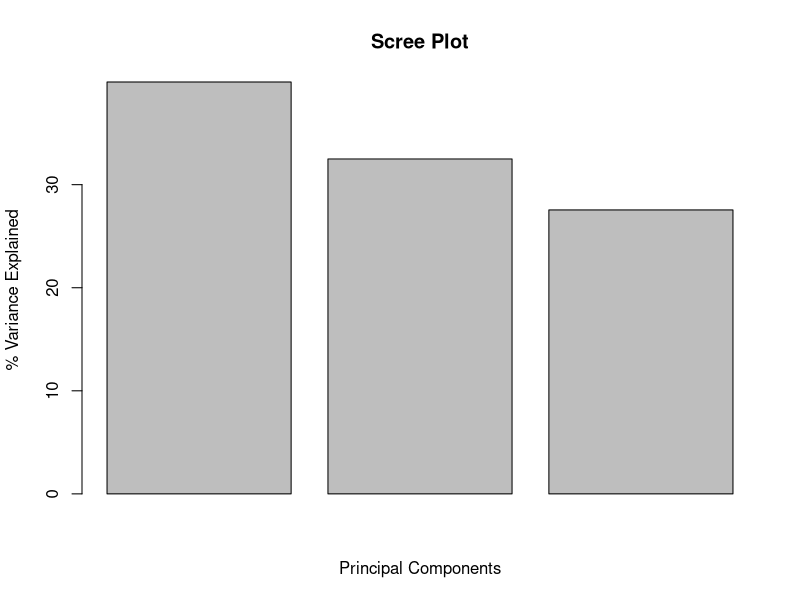
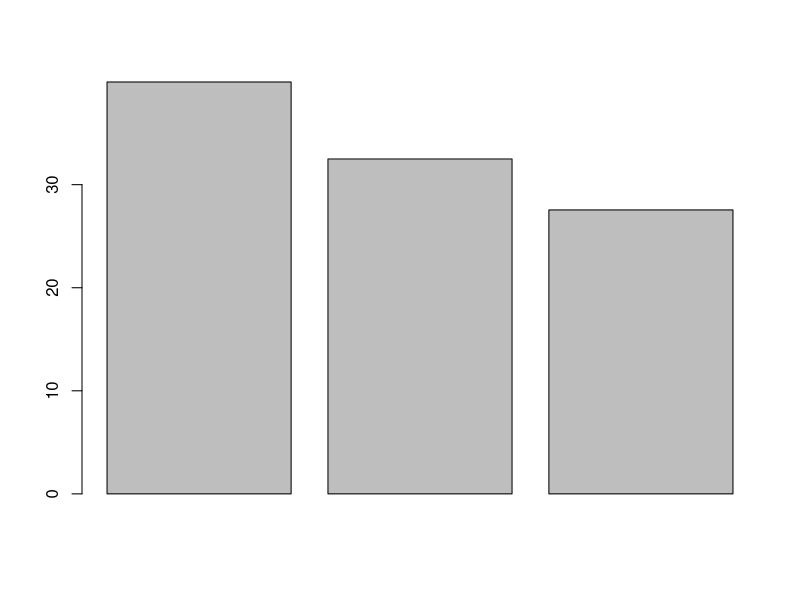
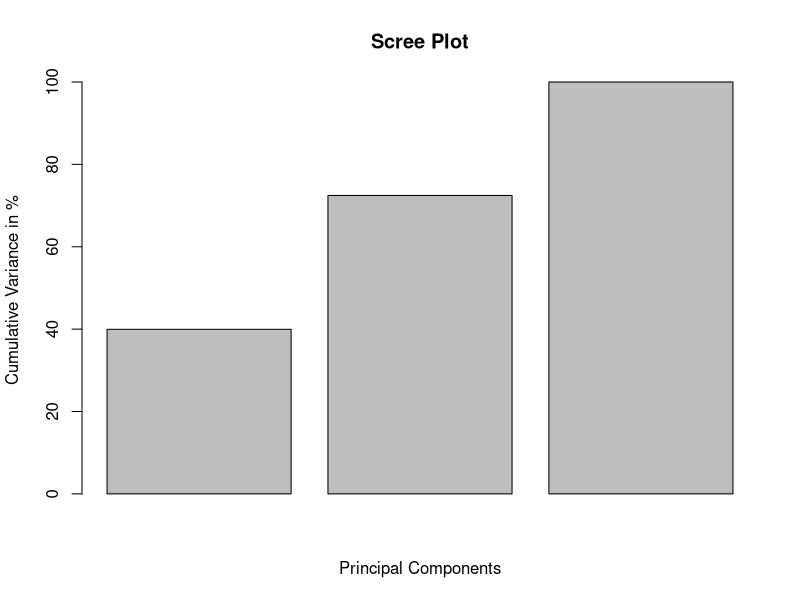
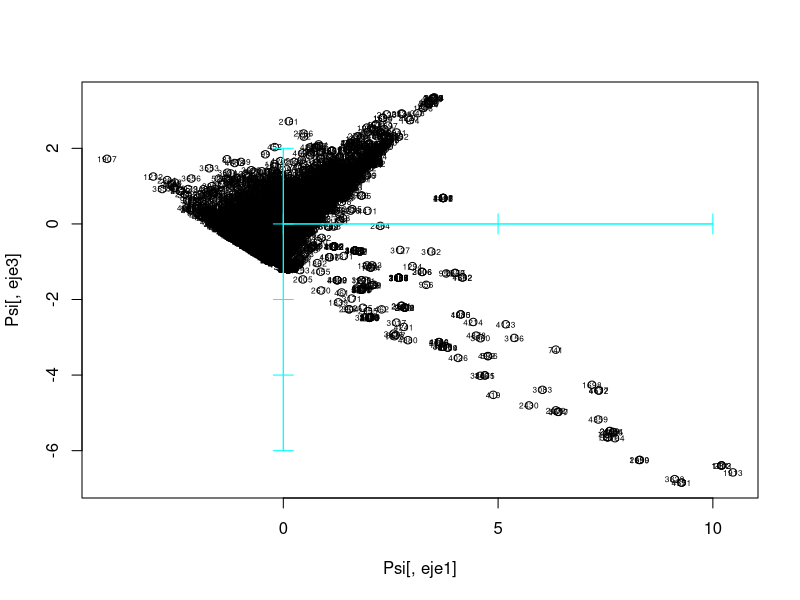
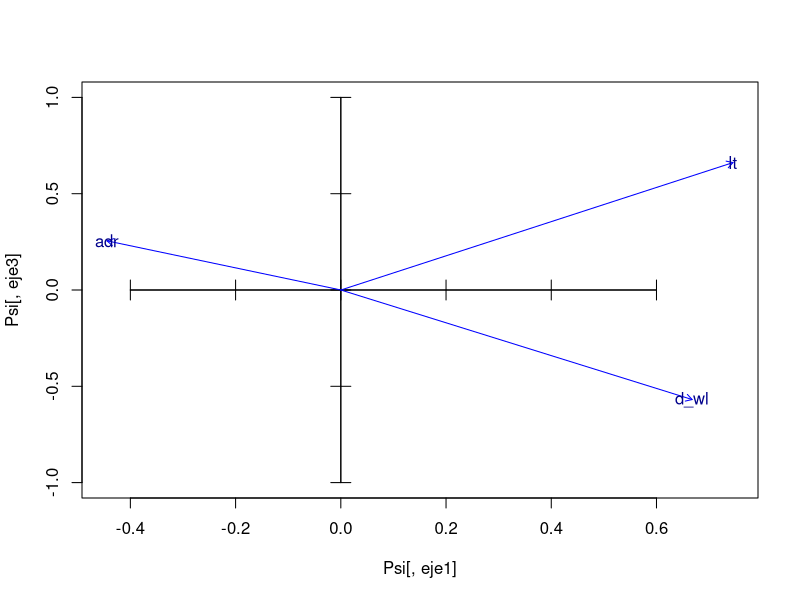
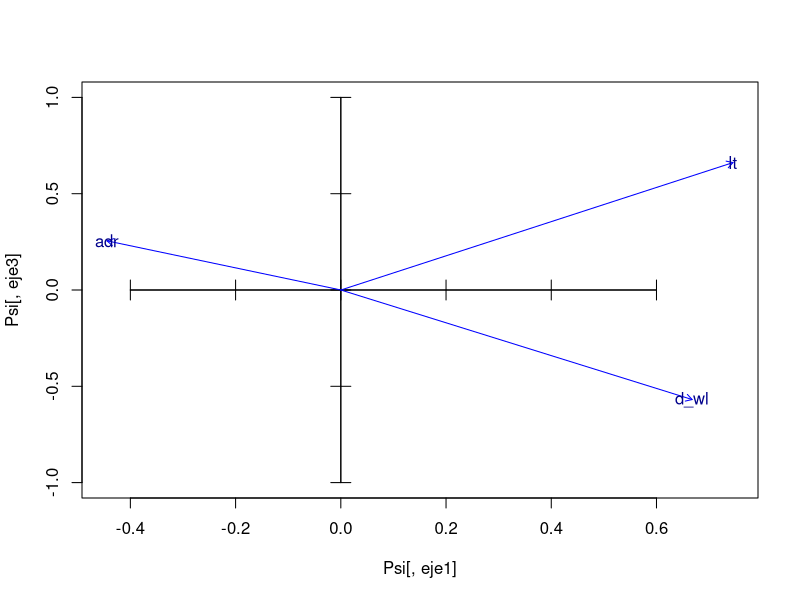
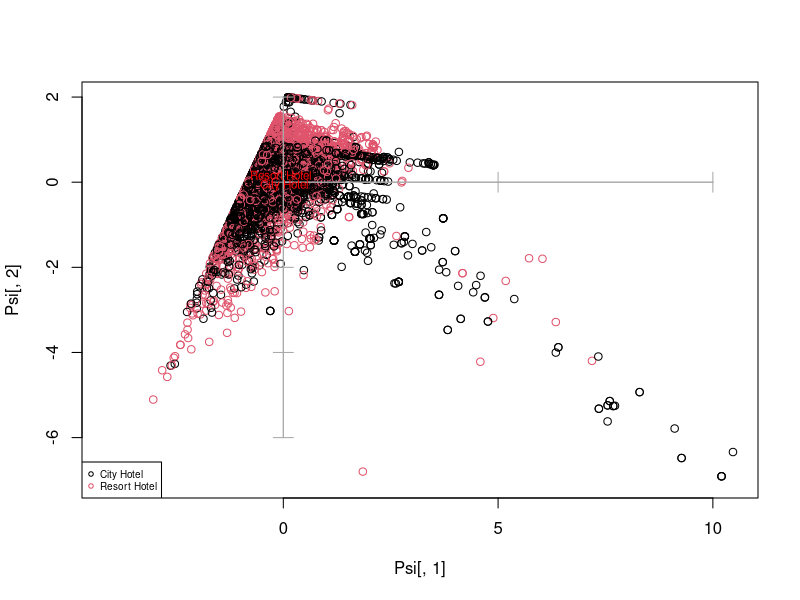
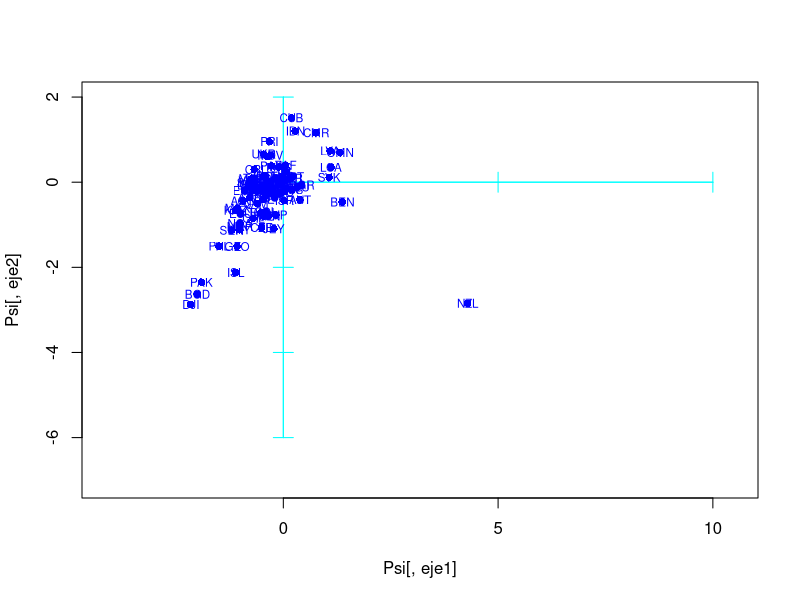

R code for these plots, in order: (Note: this script raises an error after producing the figures.)
#PREREQUISITES: 
#factors are properly labelled and reading data makes R to directly recognize them
#Numerical variables do not contain missing values anymore. They have been imputed in preprocessing step

# setwd("/home/alex/Pictures/")
setwd("/Users/marosbednar/Library/CloudStorage/OneDrive-SlovenskátechnickáuniverzitavBratislave/Skola/Datamining")

dd <- read.table("BookingClean.csv",header=T, sep=";", stringsAsFactors = TRUE);

objects()
attributes(dd)

#
# VISUALISATION OF DATA
#
# PRINCIPAL COMPONENT ANALYSIS OF CONTINcUOUS VARIABLES, WITH Dictamen PROJECTED AS ILLUSTRATIVE
#

# CREATION OF THE DATA FRAME OF CONTINUOUS VARIABLES

attach(dd)
names(dd)

#is R understanding well my factor variables?
sapply(dd,class)

#set a list of numerical variables (with no missing values)

library(dplyr)

dd <- dd %>%
  mutate(
    # arr_y = as.factor(arr_y),
    arr_m = as.factor(arr_m),
    arr_wn = as.factor(arr_wn),
    can = as.factor(can),
  )

#month_names <- c("January", "February", "March", "April", "May", "June", 
#                 "July", "August", "September", "October", "November", "December")
#dd$arr_m <- factor(dd$arr_m, labels = month_names)

numeriques<-which(sapply(dd,is.numeric))
numeriques

# exclude columns that were merged into other columns
excluded_cols <- c("s_wend_n", "s_wday_n", "adults", "children", "babies")
numeriques <- numeriques[!names(dd)[numeriques] %in% excluded_cols]
numeriques

# Create an array of the names of numerical columns
numeriques_names <- names(dd)[numeriques]
numeriques_names

dcon<-dd[,numeriques]
sapply(dcon,class)

#dcon <- data.frame (Antiguedad.Trabajo,Plazo,Edad,Gastos,Ingresos,Patrimonio,Cargas.patrimoniales,Importe.solicitado,Precio.del.bien.financiado,Estalvi, RatiFin)

#alternatively
#dim(dd)
#indexCon<-c(2,4:5,9:16)
#dcon<-dd[,indexCon]
#names(dcon)

#be sure you don't have missing data in your numerical variables.

#in case of having missing data, select complete rows JUST TO FOLLOW THE CLASS
#dd<-dd[!is.na(dd[,indecCon[1]])& !is.na(dd[,indecCon[2]]) & !is.na(dd[,indecCon[3]])& !is.na(dd[,indecCon[4]]),]
#then preprocess your complete data set to IMPUTE all missing data, and reproduce
#the whole analysis again
# PRINCIPAL COMPONENT ANALYSIS OF dcon

pc1 <- prcomp(dcon, scale=TRUE)
class(pc1)
attributes(pc1)

print(pc1)

str(pc1)

# 7) Inspect the variance each component explains
variances <- pc1$sdev^2
prop_var_explained <- variances / sum(variances)
prop_var_explained

barplot(100*prop_var_explained,
        main="Scree Plot",
        xlab="Principal Components",
        ylab="% Variance Explained")


# WHICH PERCENTAGE OF THE TOTAL INERTIA IS REPRESENTED IN SUBSPACES?

pc1$sdev
inerProj<- pc1$sdev^2 
inerProj
totalIner<- sum(inerProj)
totalIner
pinerEix<- 100*inerProj/totalIner
pinerEix
barplot(pinerEix)

#Cummulated Inertia in subspaces, from first principal component to the 11th dimension subspace
barplot(100*cumsum(pc1$sdev[1:dim(dcon)[2]]^2)/dim(dcon)[2],
        main="Scree Plot",
        xlab="Principal Components",
        ylab="Cumulative Variance in %")
percInerAccum<-100*cumsum(pc1$sdev[1:dim(dcon)[2]]^2)/dim(dcon)[2]
percInerAccum


# SELECTION OF THE SINGIFICNT DIMENSIONS (keep 80% of total inertia)

nd = 3

print(pc1)
attributes(pc1)
pc1$rotation

# STORAGE OF THE EIGENVALUES, EIGENVECTORS AND PROJECTIONS IN THE nd DIMENSIONS
View(pc1$x)
dim(pc1$x)
dim(dcon)
dcon[2000,]
pc1$x[2000,]

Psi = pc1$x[,1:nd]
dim(Psi)
Psi[2000,]

# STORAGE OF LABELS FOR INDIVIDUALS AND VARIABLES

iden = row.names(dcon)
etiq = names(dcon)
ze = rep(0,length(etiq)) # WE WILL NEED THIS VECTOR AFTERWARDS FOR THE GRAPHICS
 
# PLOT OF INDIVIDUALS

#select your axis
eje1<-1
eje2<-2
eje3<-3

plot(Psi[,eje1],Psi[,eje3])
text(Psi[,eje1],Psi[,eje3],labels=iden, cex=0.5)
axis(side=1, pos= 0, labels = F, col="cyan")
axis(side=3, pos= 0, labels = F, col="cyan")
axis(side=2, pos= 0, labels = F, col="cyan")
axis(side=4, pos= 0, labels = F, col="cyan")

# install.packages("rgl")
# library(rgl)
# plot3d(Psi[,1],Psi[,2],Psi[,3])

# Projection of variables

Phi = cor(dcon,Psi)
View(Phi)

#select your axis

X<-Phi[,eje1]
Y<-Phi[,eje3]

# Maros - we need ZOOMS of this arrows only
# plot(Psi[,eje1],Psi[,eje2],type="n")
# axis(side=1, pos= 0, labels = F)
# axis(side=3, pos= 0, labels = F)
# axis(side=2, pos= 0, labels = F)
# axis(side=4, pos= 0, labels = F)
# arrows(ze, ze, X, Y, length = 0.07,col="blue")
# text(X,Y,labels=etiq,col="darkblue", cex=0.7)

#zooms 1
X<-Phi[,eje1]
Y<-Phi[,eje3]
plot(Psi[,eje1],Psi[,eje3],type="n",xlim=c(min(X,0),max(X,0)), ylim=c(-1,1))
axis(side=1, pos= 0, labels = F)
axis(side=3, pos= 0, labels = F)
axis(side=2, pos= 0, labels = F)
axis(side=4, pos= 0, labels = F)
arrows(ze, ze, X, Y, length = 0.07,col="blue")
text(X,Y,labels=etiq,col="darkblue", cex=1.0)

#zooms 2
X<-Phi[,eje1]
Y<-Phi[,eje3]
plot(Psi[,eje1],Psi[,eje3],type="n",xlim=c(min(X,0),max(X,0)), ylim=c(-1,1))
axis(side=1, pos= 0, labels = F)
axis(side=3, pos= 0, labels = F)
axis(side=2, pos= 0, labels = F)
axis(side=4, pos= 0, labels = F)
arrows(ze, ze, X, Y, length = 0.07,col="blue")
text(X,Y,labels=etiq,col="darkblue", cex=1.0)

# PROJECTION OF ILLUSTRATIVE qualitative variables on individuals' map
# PROJECCI? OF INDIVIDUALS DIFFERENTIATING THE Dictamen
# (we need a numeric Dictamen to color)

varcat=factor(dd[,1])
plot(Psi[,1],Psi[,2],col=varcat)
axis(side=1, pos= 0, labels = F, col="darkgray")
axis(side=3, pos= 0, labels = F, col="darkgray")
axis(side=2, pos= 0, labels = F, col="darkgray")
axis(side=4, pos= 0, labels = F, col="darkgray")

legend("bottomleft",levels(factor(varcat)),pch=1,col=c(1,2), cex=0.6)

#select your qualitative variable
k<-1 #dictamen in credsco

varcat<-factor(dd[,k])
fdic1 = tapply(Psi[,eje1],varcat,mean)
fdic2 = tapply(Psi[,eje2],varcat,mean) 
#points(fdic1,fdic2,pch=16,col="blue", labels=levels(varcat))
text(fdic1,fdic2,labels=levels(varcat),col="RED", cex=0.7)


#Now we project both cdgs of levels of a selected qualitative variable without
#representing the individual anymore

plot(Psi[,eje1],Psi[,eje2],type="n")
axis(side=1, pos= 0, labels = F, col="cyan")
axis(side=3, pos= 0, labels = F, col="cyan")
axis(side=2, pos= 0, labels = F, col="cyan")
axis(side=4, pos= 0, labels = F, col="cyan")

#select your qualitative variable
k<-12 #dictamen in credsco

varcat<-dd[,k]
fdic1 = tapply(Psi[,eje1],varcat,mean)
fdic2 = tapply(Psi[,eje2],varcat,mean) 

points(fdic1,fdic2,pch=16,col="blue", labels=levels(varcat))
text(fdic1,fdic2,labels=levels(varcat),col="blue", cex=0.7)

# START IMPORTANT1

#all qualitative together
plot(Psi[,eje1],Psi[,eje2],type="n")
axis(side=1, pos= 0, labels = F, col="cyan")
axis(side=3, pos= 0, labels = F, col="cyan")
axis(side=2, pos= 0, labels = F, col="cyan")
axis(side=4, pos= 0, labels = F, col="cyan")

#nominal qualitative variables

dcat<-c(1,4,10,11,12)
#divide categoricals in several graphs if joint representation saturates

#build a palette with as much colors as qualitative variables 

#colors<-c("blue","red","green","orange","darkgreen")
#alternative
colors<-rainbow(length(dcat))

c<-1
for(k in dcat){
  seguentColor<-colors[c]
  fdic1 = tapply(Psi[,eje1],dd[,k],mean)
  fdic2 = tapply(Psi[,eje2],dd[,k],mean) 
  
  text(fdic1,fdic2,labels=levels(factor(dd[,k])),col=seguentColor, cex=0.9)
  c<-c+1
}
legend("bottomleft",names(dd)[dcat],pch=1,col=colors, cex=0.9)




# START PC1 x PC2
#determine zoom level
#use the scale factor or not depending on the position of centroids
# ES UN FACTOR D'ESCALA PER DIBUIXAR LES FLETXES MES VISIBLES EN EL GRAFIC
fm = round(max(abs(Psi[,1]))) 
fm=20

# wtf is this "U"?
#scale the projected variables
# X<-fm*U[,eje1]
# Y<-fm*U[,eje2]

X<-Phi[,eje1]
Y<-Phi[,eje2]

#represent numerical variables in background
plot(Psi[,eje1],Psi[,eje2],type="n",xlim=c(-1,1), ylim=c(-3,1))
#plot(X,Y,type="none",xlim=c(min(X,0),max(X,0)))
axis(side=1, pos= 0, labels = F, col="cyan")
axis(side=3, pos= 0, labels = F, col="cyan")
axis(side=2, pos= 0, labels = F, col="cyan")
axis(side=4, pos= 0, labels = F, col="cyan")

#add projections of numerical variables in background
arrows(ze, ze, X, Y, length = 0.07,col="black")
text(X,Y,labels=etiq,col="black", cex=0.7)

#add centroids
c<-1
for(k in dcat){
  seguentColor<-colors[c]
  
  fdic1 = tapply(Psi[,eje1],dd[,k],mean)
  fdic2 = tapply(Psi[,eje2],dd[,k],mean) 
  
  #points(fdic1,fdic2,pch=16,col=seguentColor, labels=levels(dd[,k]))
  text(fdic1,fdic2,labels=levels(factor(dd[,k])),col=seguentColor, cex=0.6)
  c<-c+1
}
legend("bottomleft",names(dd)[dcat],pch=1,col=colors, cex=0.6)


#add ordinal qualitative variables. Ensure ordering is the correct
# END PC1 x PC2



# START PC1 x PC3
#determine zoom level
#use the scale factor or not depending on the position of centroids
# ES UN FACTOR D'ESCALA PER DIBUIXAR LES FLETXES MES VISIBLES EN EL GRAFIC
fm = round(max(abs(Psi[,1]))) 
#fm=20

X<-Phi[,eje1]
Y<-Phi[,eje3]

#represent numerical variables in background
plot(Psi[,eje1],Psi[,eje3],type="n",xlim=c(-1,1), ylim=c(-3,1))
#plot(X,Y,type="none",xlim=c(min(X,0),max(X,0)))
axis(side=1, pos= 0, labels = F, col="cyan")
axis(side=3, pos= 0, labels = F, col="cyan")
axis(side=2, pos= 0, labels = F, col="cyan")
axis(side=4, pos= 0, labels = F, col="cyan")

#add projections of numerical variables in background
arrows(ze, ze, X, Y, length = 0.07,col="black")
text(X,Y,labels=etiq,col="black", cex=0.7)

#add centroids
c<-1
for(k in dcat){
  seguentColor<-colors[c]
  
  fdic1 = tapply(Psi[,eje1],dd[,k],mean)
  fdic2 = tapply(Psi[,eje3],dd[,k],mean) 
  
  #points(fdic1,fdic2,pch=16,col=seguentColor, labels=levels(dd[,k]))
  text(fdic1,fdic2,labels=levels(factor(dd[,k])),col=seguentColor, cex=0.6)
  c<-c+1
}
legend("bottomleft",names(dd)[dcat],pch=1,col=colors, cex=0.6)


#add ordinal qualitative variables. Ensure ordering is the correct

# END PC1 x PC3



# START PC2 x PC3
#determine zoom level
#use the scale factor or not depending on the position of centroids
# ES UN FACTOR D'ESCALA PER DIBUIXAR LES FLETXES MES VISIBLES EN EL GRAFIC
fm = round(max(abs(Psi[,2]))) 
#fm=20

X<-Phi[,eje2]
Y<-Phi[,eje3]

#represent numerical variables in background
plot(Psi[,eje2],Psi[,eje3],type="n",xlim=c(-1,1), ylim=c(-3,1))
#plot(X,Y,type="none",xlim=c(min(X,0),max(X,0)))
axis(side=1, pos= 0, labels = F, col="cyan")
axis(side=3, pos= 0, labels = F, col="cyan")
axis(side=2, pos= 0, labels = F, col="cyan")
axis(side=4, pos= 0, labels = F, col="cyan")

#add projections of numerical variables in background
arrows(ze, ze, X, Y, length = 0.07,col="black")
text(X,Y,labels=etiq,col="black", cex=0.7)

#add centroids
c<-1
for(k in dcat){
  seguentColor<-colors[c]
  
  fdic1 = tapply(Psi[,eje2],dd[,k],mean)
  fdic2 = tapply(Psi[,eje3],dd[,k],mean) 
  
  #points(fdic1,fdic2,pch=16,col=seguentColor, labels=levels(dd[,k]))
  text(fdic1,fdic2,labels=levels(factor(dd[,k])),col=seguentColor, cex=0.6)
  c<-c+1
}
legend("bottomleft",names(dd)[dcat],pch=1,col=colors, cex=0.6)


#add ordinal qualitative variables. Ensure ordering is the correct

# END PC2 x PC3


dordi<-c(1)

levels(factor(dd[,dordi[1]]))
#reorder modalities: when required
dd[,dordi[1]] <- factor(dd[,dordi[1]], ordered=TRUE,  levels= c("WorkingTypeUnknown","altres sit","temporal","fixe","autonom"))
levels(dd[,dordi[1]])

c<-1
col<-1
for(k in dordi){
  seguentColor<-colors[col]
  fdic1 = tapply(Psi[,eje1],dd[,k],mean)
  fdic2 = tapply(Psi[,eje2],dd[,k],mean) 
  
  points(fdic1,fdic2,pch=16,col=seguentColor, labels=levels(dd[,k]))
  #connect modalities of qualitative variables
  lines(fdic1,fdic2,pch=16,col=seguentColor)
  text(fdic1,fdic2,labels=levels(dd[,k]),col=seguentColor, cex=0.6)
  c<-c+1
  col<-col+1
}
legend("topleft",names(dd)[dordi],pch=1,col=colors[1:length(dordi)], cex=0.6)

# END IMPORTANT1

#using our own colors palette
# search palettes in internet. One might be https://r-charts.com/es/colores/

colors<-c("red", "blue", "darkgreen", "orange", "violet", "magenta", "pink")

#represent numerical variables in background
plot(Psi[,eje1],Psi[,eje2],type="n",xlim=c(-1,1), ylim=c(-3,1))
#plot(X,Y,type="none",xlim=c(min(X,0),max(X,0)))
axis(side=1, pos= 0, labels = F, col="cyan")
axis(side=3, pos= 0, labels = F, col="cyan")
axis(side=2, pos= 0, labels = F, col="cyan")
axis(side=4, pos= 0, labels = F, col="cyan")

#add projections of numerical variables in background
arrows(ze, ze, X, Y, length = 0.07,col="lightgray")
text(X,Y,labels=etiq,col="gray", cex=0.7)

#add centroids
c<-1
for(k in dcat){
  seguentColor<-colors[c]
  
  fdic1 = tapply(Psi[,eje1],dd[,k],mean)
  fdic2 = tapply(Psi[,eje2],dd[,k],mean) 
  
  #points(fdic1,fdic2,pch=16,col=seguentColor, labels=levels(dd[,k]))
  text(fdic1,fdic2,labels=levels(factor(dd[,k])),col=seguentColor, cex=0.6)
  c<-c+1
}
legend("bottomleft",names(dd)[dcat],pch=19,col=colors, cex=0.6)


#add ordinal qualitative variables. Ensure ordering is the correct

dordi<-c(8)


levels(factor(dd[,dordi[1]]))
#reorder modalities: when required
dd[,dordi[1]] <- factor(dd[,dordi[1]], ordered=TRUE,  levels= c("WorkingTypeUnknown","altres sit","temporal","fixe","autonom"))
levels(dd[,dordi[1]])

c<-1
col<-length(dcat)+1
for(k in dordi){
  seguentColor<-colors[col]
  fdic1 = tapply(Psi[,eje1],dd[,k],mean)
  fdic2 = tapply(Psi[,eje2],dd[,k],mean) 
  
  #points(fdic1,fdic2,pch=16,col=seguentColor, labels=levels(dd[,k]))
  #connect modalities of qualitative variables
  lines(fdic1,fdic2,pch=16,col=seguentColor)
  text(fdic1,fdic2,labels=levels(dd[,k]),col=seguentColor, cex=0.6)
  c<-c+1
  col<-col+1
}
legend("topleft",names(dd)[dordi],pch=19,col=colors[col:col+length(dordi)-1], cex=0.6)


#Make two complementary factorial maps

colors<-c("red", "blue", "darkgreen", "orange", "violet", "magenta", "pink")

#represent numerical variables in background
#plot(Psi[,eje1],Psi[,eje2],type="p",xlim=c(-1,1), ylim=c(-3,1), col="lightgray")
plot(Psi[,eje1],Psi[,eje2],type="n",xlim=c(-1,1), ylim=c(-3,1))
#plot(X,Y,type="none",xlim=c(min(X,0),max(X,0)))
axis(side=1, pos= 0, labels = F, col="cyan")
axis(side=3, pos= 0, labels = F, col="cyan")
axis(side=2, pos= 0, labels = F, col="cyan")
axis(side=4, pos= 0, labels = F, col="cyan")

#add projections of numerical variables in background
arrows(ze, ze, X, Y, length = 0.07,col="lightgray")
text(X,Y,labels=etiq,col="gray", cex=0.7)

#numerical variables of financial situation

seleccio<-c(1,2,3,4,5)
seleccio
seleccio
seleccio
seleccio
seleccio
dconMapa1<-dcon[,seleccio]

#referencia general comu a tots els mapes
arrows(ze, ze, X, Y, length = 0.07,col="lightgray")
text(X,Y,labels=etiq,col="gray", cex=0.7)

#represent in the map1
XMapa1<-Phi[seleccio,eje1]
YMapa1<-Phi[seleccio,eje2]

arrows(ze, ze, XMapa1, YMapa1, length = 0.07,col="green")
text(XMapa1,YMapa1,labels=names(dconMapa1),col="green", cex=0.7)


#add centroids
dcatMapa1<-c(7)

c<-1
for(k in dcatMapa1){
  seguentColor<-colors[c]
  
  fdic1 = tapply(Psi[,eje1],dd[,k],mean)
  fdic2 = tapply(Psi[,eje2],dd[,k],mean) 
  
  #points(fdic1,fdic2,pch=16,col=seguentColor, labels=levels(dd[,k]))
  text(fdic1,fdic2,labels=levels(factor(dd[,k])),col=seguentColor, cex=0.6)
  c<-c+1
}
legend("bottomleft",names(dd)[dcatMapa1],pch=19,col=colors, cex=0.6)


#add ordinal qualitative variables. Ensure ordering is the correct

dordi<-c(8)


levels(factor(dd[,dordi[1]]))
#reorder modalities: when required
dd[,dordi[1]] <- factor(dd[,dordi[1]], ordered=TRUE,  levels= c("WorkingTypeUnknown","altres sit","temporal","fixe","autonom"))
levels(dd[,dordi[1]])

c<-1
col<-length(dcat)+1
for(k in dordi){
  seguentColor<-colors[col]
  fdic1 = tapply(Psi[,eje1],dd[,k],mean)
  fdic2 = tapply(Psi[,eje2],dd[,k],mean) 
  
  #points(fdic1,fdic2,pch=16,col=seguentColor, labels=levels(dd[,k]))
  #connect modalities of qualitative variables
  lines(fdic1,fdic2,pch=16,col=seguentColor)
  text(fdic1,fdic2,labels=levels(dd[,k]),col=seguentColor, cex=0.6)
  c<-c+1
  col<-col+1
}
legend("topleft",names(dd)[dordi],pch=19,col=colors[col:col+length(dordi)-1], cex=0.6)


# PROJECTION OF ILLUSTRATIVE qualitative variables on individuals' map
# PROJECCI? OF INDIVIDUALS DIFFERENTIATING THE Dictamen
# (we need a numeric Dictamen to color)

varcat=factor(dd[,1])
plot(Psi[,1],Psi[,2],col=varcat)
axis(side=1, pos= 0, labels = F, col="darkgray")
axis(side=3, pos= 0, labels = F, col="darkgray")
axis(side=2, pos= 0, labels = F, col="darkgray")
axis(side=4, pos= 0, labels = F, col="darkgray")
legend("bottomleft",levels(varcat),pch=1,col=c(1,2), cex=0.6)

# Overproject THE CDG OF  LEVELS OF varcat
fdic1 = tapply(Psi[,1],varcat,mean)
fdic2 = tapply(Psi[,2],varcat,mean) 

text(fdic1,fdic2,labels=levels(factor(varcat)),col="cyan", cex=0.75)

